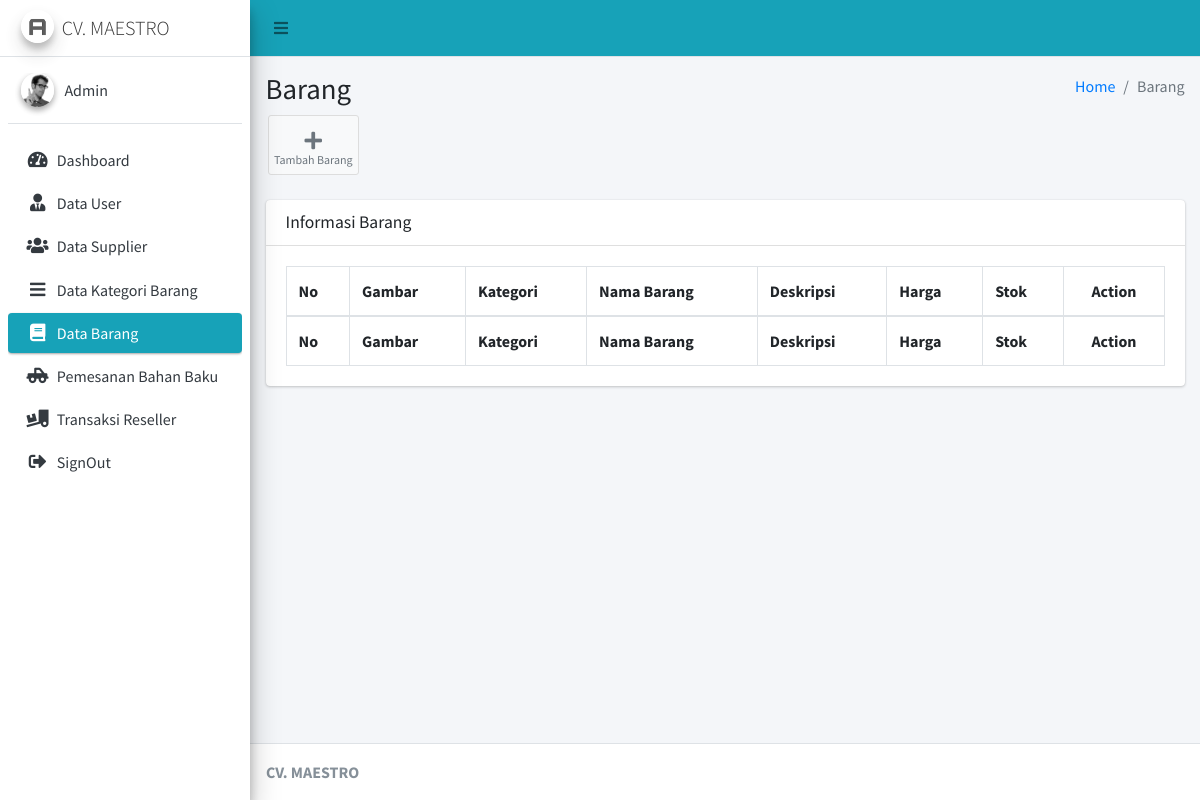
The page /Admin/cBarang (signed in) on the database as committed earlier.
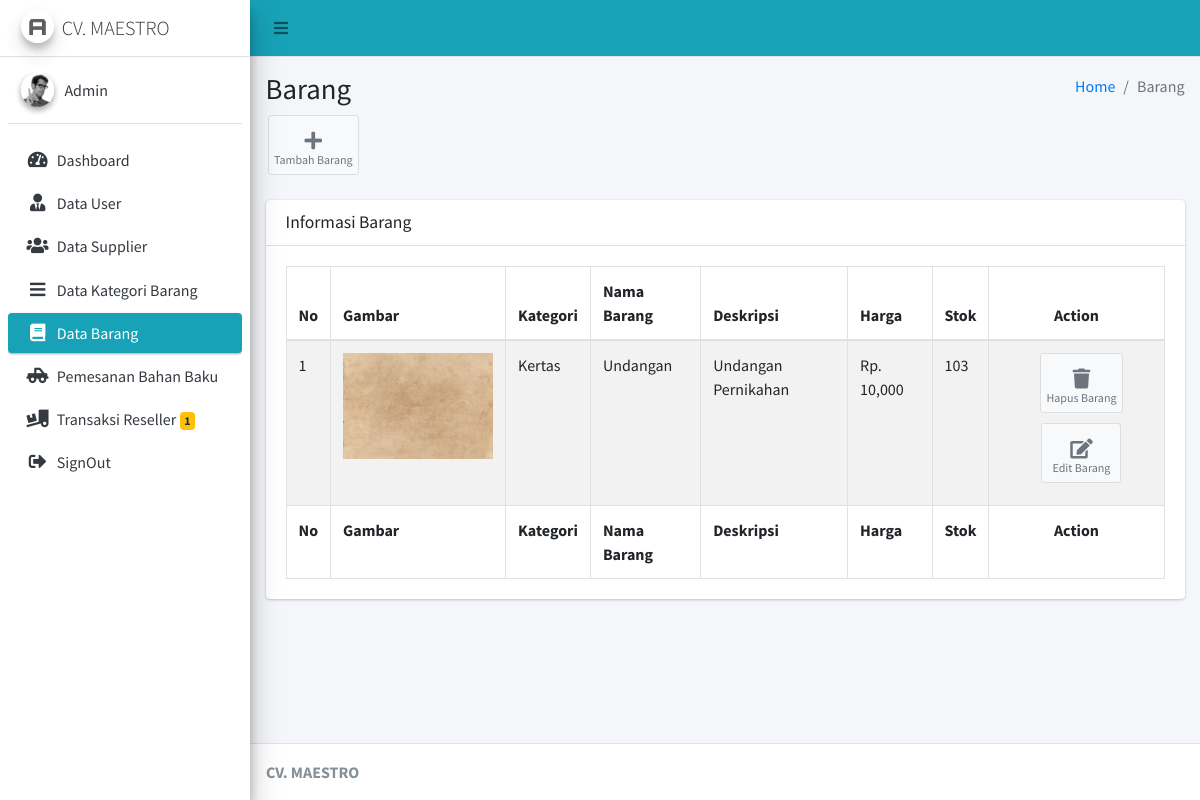
The same page on the database as committed later.
### tables this page shows
CREATE TABLE `jenis_barang` (
  `id_jenis` int(11) NOT NULL,
  `id_kategori` int(11) NOT NULL,
  `id_supplier` int(11) NOT NULL,
  `nama_barang` varchar(125) NOT NULL,
  `deskripsi` text NOT NULL,
  `harga_supplier` varchar(20) DEFAULT NULL,
  `stok_supplier` int(11) DEFAULT NULL,
  `harga_gudang` varchar(20) DEFAULT NULL,
  `stok_gudang` int(11) DEFAULT NULL,
  `stok_minimal` int(11) NOT NULL,
  `gambar` text NOT NULL,
  `type` int(11) NOT NULL
);

CREATE TABLE `kategori_barang` (
  `id_kategori` int(11) NOT NULL,
  `nama_kategori` varchar(125) NOT NULL
);

### application/controllers/Admin/cBarang.php (called while the page is built, shortened)
<?php
class cBarang extends CI_Controller
{
	public function __construct()
	{
		$this->load->model('mBarang');
		$this->load->model('mKategori');
	}
	public function index()
	{
		$data = array(
			'barang' => $this->mBarang->select()
		);
		$this->load->view('Admin/Layout/head');
		$this->load->view('Admin/Layout/aside');
		$this->load->view('Admin/Barang/vBarang', $data);
		$this->load->view('Admin/Layout/footer');
	}
}

### index.php (called while the page is built, shortened)
<?php
require_once BASEPATH.'core/CodeIgniter.php';

### application/models/mBarang.php (called while the page is built, shortened)
<?php
class mBarang extends CI_Model
{
	public function select()
	{
		$this->db->select('*');
		$this->db->from('jenis_barang');
		$this->db->join('kategori_barang', 'jenis_barang.id_kategori = kategori_barang.id_kategori', 'left');
		$this->db->where('type=1');
		return $this->db->get()->result();
	}
}

### application/views/Admin/Barang/vBarang.php (the view, shortened to what this page needs)
<div class="content-wrapper">
	<section class="content-header">
		<div class="container-fluid">
			<div class="row mb-2">
				<div class="col-sm-6">
					<h1>Barang</h1>
				</div>
				<div class="col-sm-6">
					<ol class="breadcrumb float-sm-right">
						<li class="breadcrumb-item"><a href="#">Home</a></li>
						<li class="breadcrumb-item active">Barang</li>
					</ol>
				</div>
			</div>
		</div>
		<a href="<?= base_url('Admin/cBarang/create') ?>" class="btn btn-app">
			<i class="fas fa-plus"></i> Tambah Barang
		</a>
	</section>
	<section class="content">
		<div class="container-fluid">
			<div class="row">
				<div class="col-12">
					<div class="card">
						<div class="card-header">
							<h3 class="card-title">Informasi Barang</h3>
						</div>
						<div class="card-body">
							<table id="example1" class="table table-bordered table-striped">
								<thead>
									<tr>
										<th>No</th>
										<th>Gambar</th>
										<th>Kategori</th>
										<th>Nama Barang</th>
										<th>Deskripsi</th>
										<th>Harga</th>
										<th>Stok</th>
										<th class="text-center">Action</th>
									</tr>
								</thead>
								<tbody>
									<?php
									$no = 1;
									foreach ($barang as $key => $value) {
									?>
										<tr>
											<td><?= $no++ ?></td>
											<td>
												<img style="width: 150px;" src="<?= base_url('asset/foto-produk/' . $value->gambar) ?>">
											</td>
											<td><?= $value->nama_kategori ?></td>
											<td><?= $value->nama_barang ?></td>
											<td><?= $value->deskripsi ?></td>
											<td>Rp. <?= number_format($value->harga_gudang)  ?></td>
											<td><?= $value->stok_gudang ?></td>
											<td class="text-center"> <a href="<?= base_url('Admin/cBarang/delete/' . $value->id_jenis) ?>" class="btn btn-app">
													<i class="fas fa-trash"></i> Hapus Barang
												</a> <a href="<?= base_url('Admin/cBarang/update/' . $value->id_jenis) ?>" class="btn btn-app">
													<i class="fas fa-edit"></i> Edit Barang
												</a></td>
										</tr>
									<?php
									}
									?>
								</tbody>
								<tfoot>
									<tr>
										<th>No</th>
										<th>Gambar</th>
										<th>Kategori</th>
										<th>Nama Barang</th>
										<th>Deskripsi</th>
										<th>Harga</th>
										<th>Stok</th>
										<th class="text-center">Action</th>
									</tr>
								</tfoot>
							</table>
						</div>
					</div>
				</div>
			</div>
		</div>
	</section>
</div>

### application/views/Admin/Layout/head.php (shortened to what this page needs)
<!DOCTYPE html>
<html>
<head>
	<link rel="stylesheet" href="<?= base_url('asset/AdminLTE/') ?>plugins/fontawesome-free/css/all.min.css">
	<link rel="stylesheet" href="https://code.ionicframework.com/ionicons/2.0.1/css/ionicons.min.css">
	<link rel="stylesheet" href="<?= base_url('asset/AdminLTE/') ?>plugins/tempusdominus-bootstrap-4/css/tempusdominus-bootstrap-4.min.css">
	<link rel="stylesheet" href="<?= base_url('asset/AdminLTE/') ?>plugins/icheck-bootstrap/icheck-bootstrap.min.css">
	<link rel="stylesheet" href="<?= base_url('asset/AdminLTE/') ?>plugins/jqvmap/jqvmap.min.css">
	<link rel="stylesheet" href="<?= base_url('asset/AdminLTE/') ?>dist/css/adminlte.min.css">
	<link rel="stylesheet" href="<?= base_url('asset/AdminLTE/') ?>plugins/overlayScrollbars/css/OverlayScrollbars.min.css">
	<link rel="stylesheet" href="<?= base_url('asset/AdminLTE/') ?>plugins/daterangepicker/daterangepicker.css">
	<link rel="stylesheet" href="<?= base_url('asset/AdminLTE/') ?>plugins/summernote/summernote-bs4.css">
	<link rel="stylesheet" href="<?= base_url('asset/AdminLTE/') ?>plugins/datatables-bs4/css/dataTables.bootstrap4.min.css">
	<link rel="stylesheet" href="<?= base_url('asset/AdminLTE/') ?>plugins/datatables-responsive/css/responsive.bootstrap4.min.css">
</head>
<body class="hold-transition sidebar-mini layout-fixed">
	<div class="wrapper">
		<nav class="main-header navbar navbar-expand navbar-info navbar-light">
			<ul class="navbar-nav">
				<li class="nav-item">
					<a class="nav-link" data-widget="pushmenu" href="#" role="button"><i class="fas fa-bars"></i></a>
				</li>
			</ul>
		</nav>

### application/views/Admin/Layout/aside.php (shortened to what this page needs)
<aside class="main-sidebar sidebar-light-info elevation-4">
	<a href="index3.html" class="brand-link">
		<img src="<?= base_url('asset/AdminLTE/') ?>dist/img/AdminLTELogo.png" alt="AdminLTE Logo" class="brand-image img-circle elevation-3" style="opacity: .8">
		<span class="brand-text font-weight-light">CV. MAESTRO</span>
	</a>
	<div class="sidebar">
		<div class="user-panel mt-3 pb-3 mb-3 d-flex">
			<div class="image">
				<img src="<?= base_url('asset/AdminLTE/') ?>dist/img/user2-160x160.jpg" class="img-circle elevation-2" alt="User Image">
			</div>
			<div class="info">
				<a href="#" class="d-block">Admin</a>
			</div>
		</div>
		<nav class="mt-2">
			<ul class="nav nav-pills nav-sidebar flex-column" data-widget="treeview" role="menu" data-accordion="false">
				<li class="nav-item">
					<a href="<?= base_url('Admin/cDashboard') ?>" class="nav-link <?php if ($this->uri->segment(1) == 'Admin' && $this->uri->segment(2) == 'cDashboard') {
																						echo 'active';
																					}  ?>">
						<i class="nav-icon fas fa-tachometer-alt"></i>
						<p>Dashboard</p>
					</a>
				</li>
				<li class="nav-item">
					<a href="<?= base_url('Admin/cUser') ?>" class="nav-link <?php if ($this->uri->segment(1) == 'Admin' && $this->uri->segment(2) == 'cUser') {
																					echo 'active';
																				}  ?>">
						<i class="nav-icon fas fa-user-tie"></i>
						<p>Data User</p>
					</a>
				</li>
				<li class="nav-item">
					<a href="<?= base_url('Admin/cSupplier') ?>" class="nav-link <?php if ($this->uri->segment(1) == 'Admin' && $this->uri->segment(2) == 'cSupplier') {
																						echo 'active';
																					}  ?>">
						<i class="nav-icon fas fa-users"></i>
						<p>Data Supplier</p>
					</a>
				</li>
				<li class="nav-item">
					<a href="<?= base_url('Admin/cKategori') ?>" class="nav-link <?php if ($this->uri->segment(1) == 'Admin' && $this->uri->segment(2) == 'cKategori') {
																						echo 'active';
																					}  ?>">
						<i class="nav-icon fas fa-bars"></i>
						<p>Data Kategori Barang</p>
					</a>
				</li>
				<li class="nav-item">
					<a href="<?= base_url('Admin/cBarang') ?>" class="nav-link <?php if ($this->uri->segment(1) == 'Admin' && $this->uri->segment(2) == 'cBarang') {
																					echo 'active';
																				}  ?>">
						<i class="nav-icon fas fa-book"></i>
						<p>Data Barang</p>
					</a>
				</li>
				<li class="nav-item">
					<a href="<?= base_url('Admin/cTransaksi') ?>" class="nav-link <?php if ($this->uri->segment(1) == 'Admin' && $this->uri->segment(2) == 'cTransaksi') {
																						echo 'active';
																					}  ?>">
						<i class="nav-icon fas fa-truck-pickup"></i>
						<p>Pemesanan Bahan Baku <?php
							?></p>
					</a>
				</li>
				<?php
				$data = $this->db->query("SELECT COUNT(id_po_bar) as jml FROM `po_barang` WHERE stat_order_bar !='4'")->row();
				?>
				<li class="nav-item">
					<a href="<?= base_url('Admin/cTransaksiReseller') ?>" class="nav-link <?php if ($this->uri->segment(1) == 'Admin' && $this->uri->segment(2) == 'cTransaksiReseller') {
																								echo 'active';
																							}  ?>">
						<i class="nav-icon fas fa-truck-loading"></i>
						<p>Transaksi Reseller
							<?php
							if ($data->jml != '0') {
							?><span class="badge bg-warning"><?= $data->jml ?></span>
							<?php
							}
							?></p>
					</a>
				</li>
				<li class="nav-item">
					<a href="<?= base_url('cLogin/logout') ?>" class="nav-link">
						<i class="nav-icon fas fa-sign-out-alt"></i>
						<p>SignOut</p>
					</a>
				</li>
			</ul>
		</nav>
	</div>
</aside>

### application/views/Admin/Layout/footer.php (shortened to what this page needs)
<footer class="main-footer">
	<strong>CV. MAESTRO</strong>
</footer>
</div>
</body>
</html>

Rows that differ between the two databases and show on the page:
added jenis_barang: gambar (picture), id_kategori.nama_kategori "Kertas", nama_barang "Undangan", deskripsi "Undangan Pernikahan", harga_gudang "10,000", stok_gudang "103"
Other text that changed with them:
$data->jml: (not shown) → "1"
